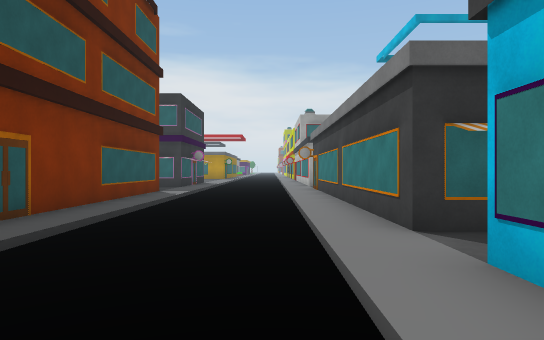
view 1 (above)

24 first-person views from a walk through a scene from a Unity 3-D project. The camera is 1.5 m above the floor, looks level and sees 75° across. The floor is counted in squares, 2 m on a side. Each view is taken from the middle of a square. On the plan, view 1 faces up. The plan holds only what a view shows up to about 11 squares ahead; the rest is blank. The place goes on beyond the plan. Some animated figures are left out. Some surface patterns are stand-ins.

view 2
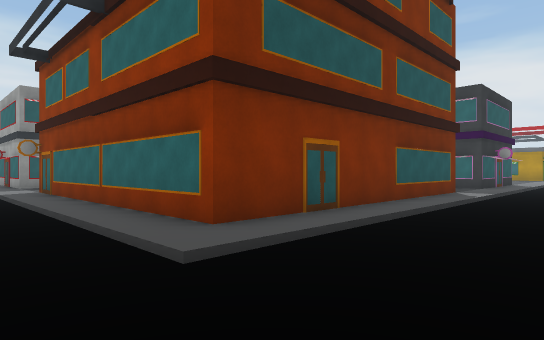

view 3
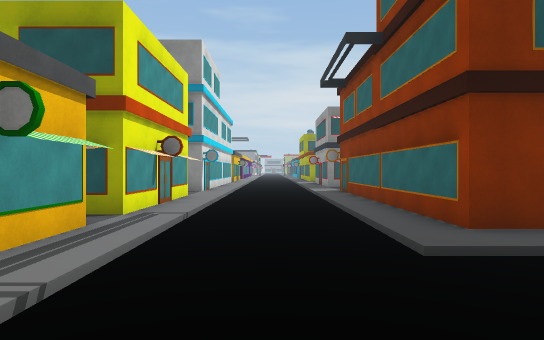

view 4
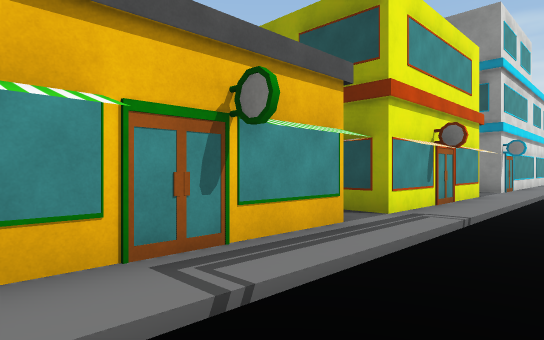

view 5
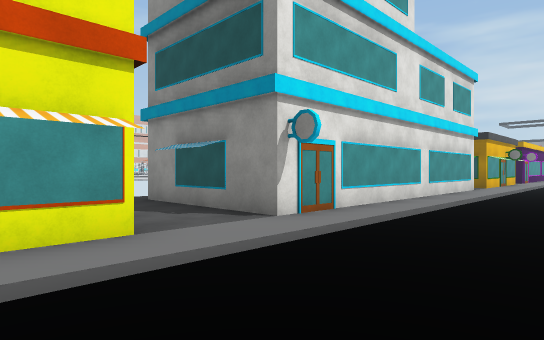

view 6
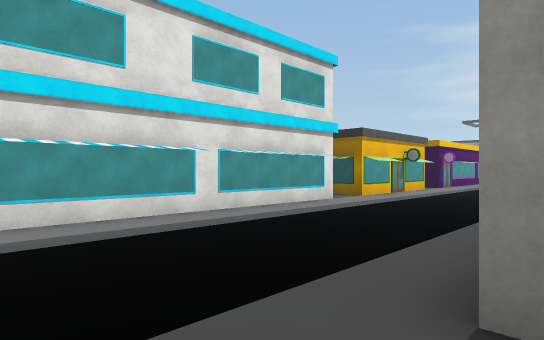

view 7
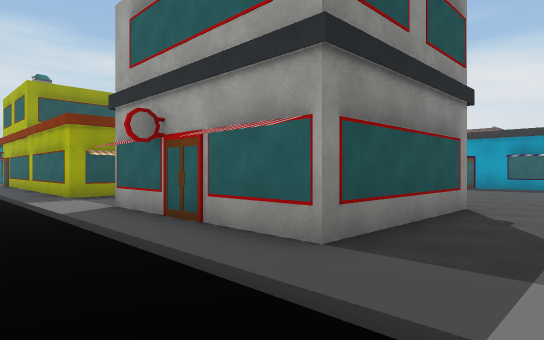

view 8
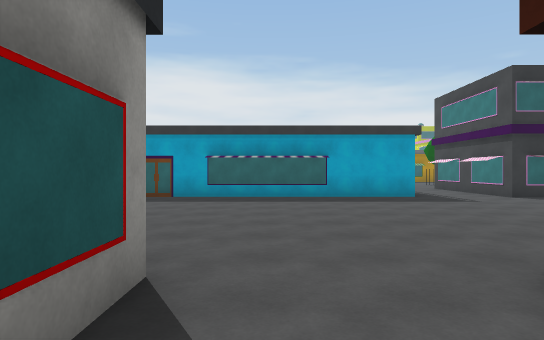

view 9
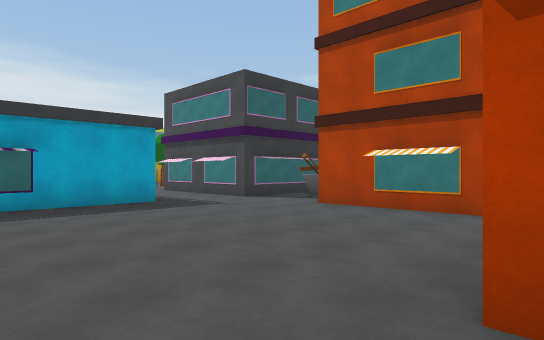

view 10
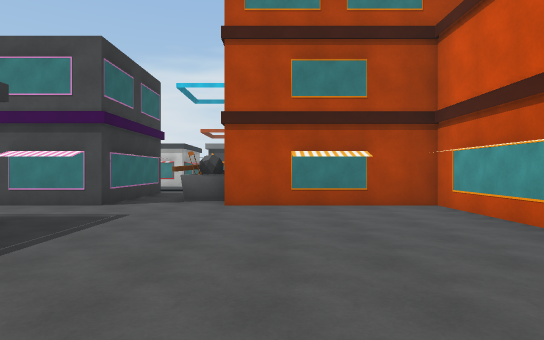

view 11
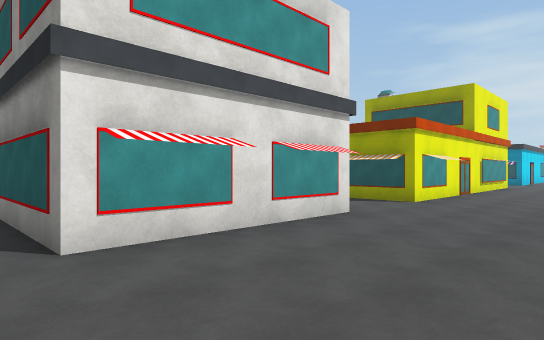

view 12
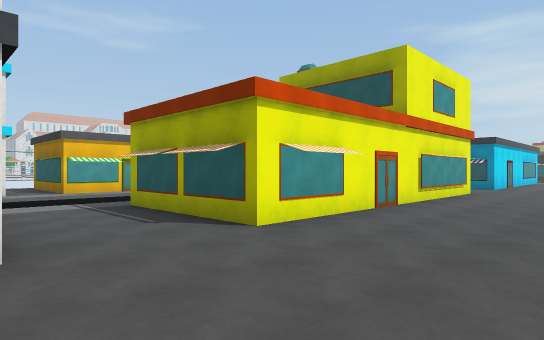

view 13
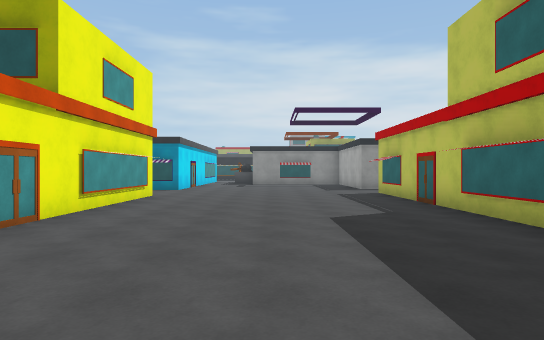

view 14
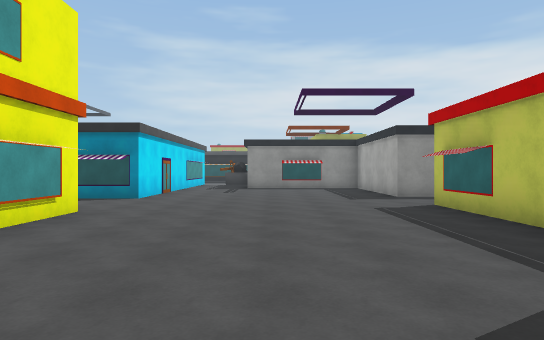

view 15
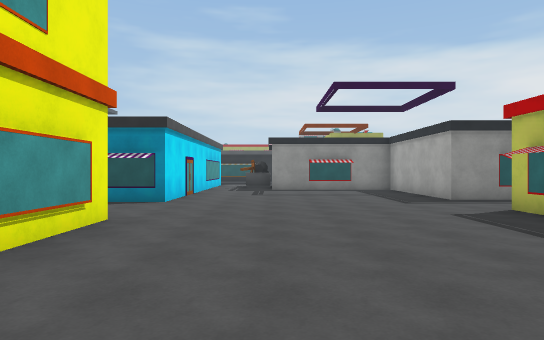

view 16
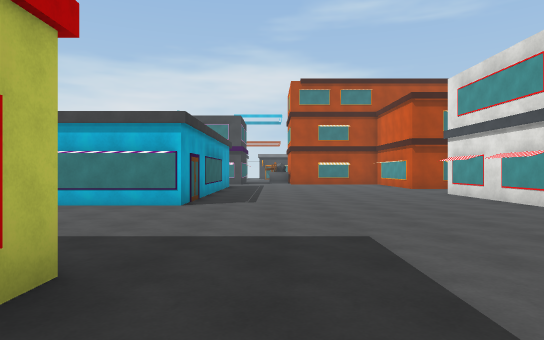

view 17
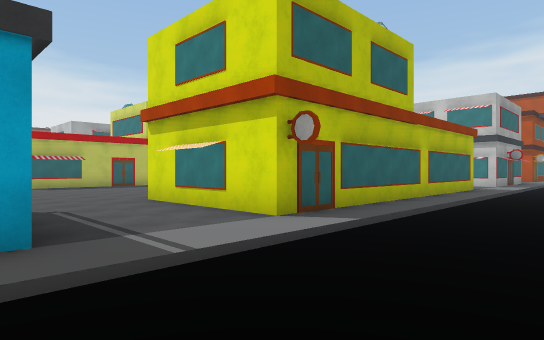

view 18
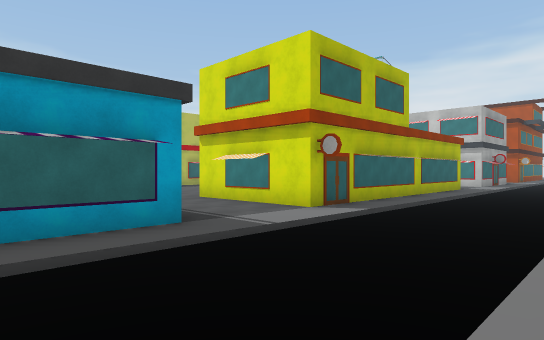

view 19
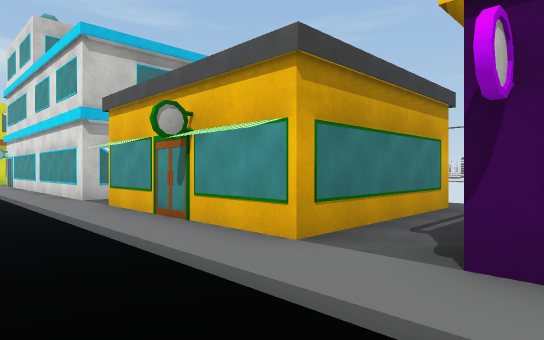

view 20
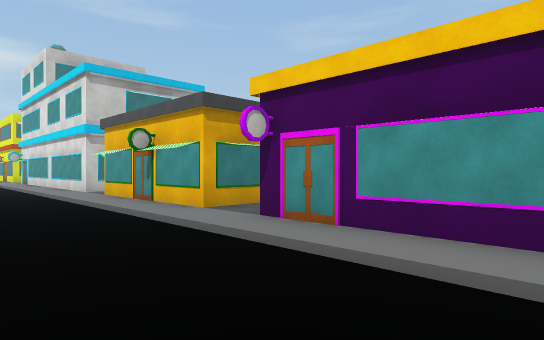

view 21
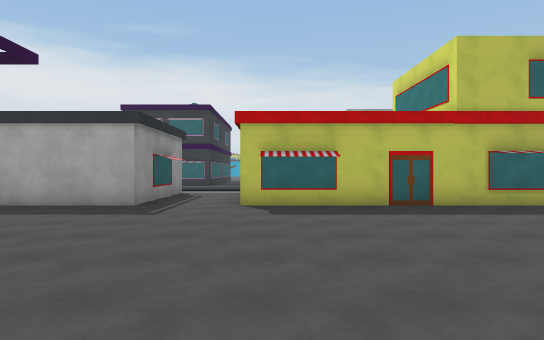

view 22
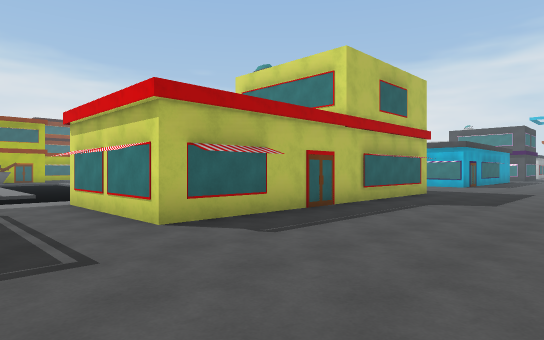

view 23
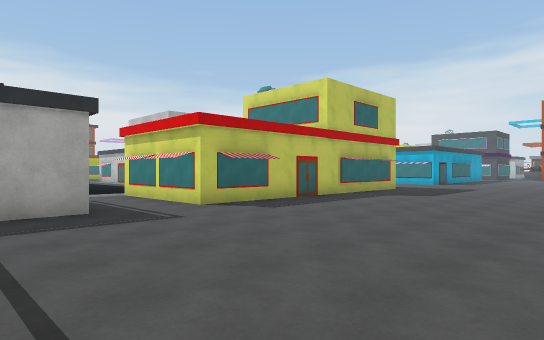

view 24
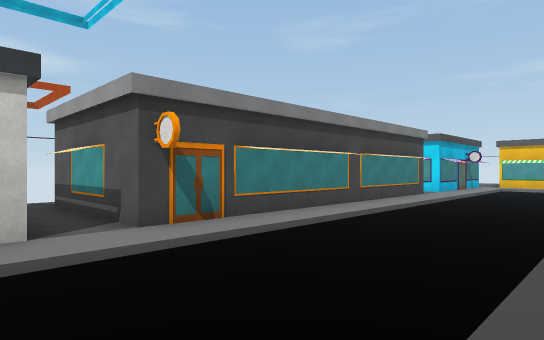

### Floor plan
Key: @ floor where view 1 was taken; # wall or solid block; . main floor; - floor 0.25 m lower than the main floor; B building; O other object.
Columns run from 37 left of view 1 to 5 right of it. Each row starts with its distance up from view 1.
 17   #..#             #
 16   B..#           ..#        ..#
 15   #..#         ....#        ..##  .
 14 ###..####BBBBB.....###BBB###..B###    .B  B
 13 ...................................-  .####
 12 ...............................OO..-  .#
 11 ..............................B  B.---B#
 10 ..............................B  B.---B#
  9 ..............................B  B.---B#
  8 ..............................B  B.---.#
  7 ..............................B  B.---B#
  6 ###B..B########...B####..#####B  B.---B#
  5    B..#       #...    #.         B.---B#
  4    B..#       #...    #..        B. --.#
  3    B..BBBBB####...B####..#####BBBB. --.B
  2 BBB................................ --B
  1      -------------------   -------    B
  0      --------------------  ------    @.
 -1   -----------------------  ----------
 -2 . BBBBBB..............................
 -3         #.#####..#########..#####.####
 -4          BB              #..          B
 -5          BB              #.           B
 -6           #              #.

Positions as (right, up) in squares from view 1, and headings:
1: (0, 0), facing up
2: (0, 0), facing up-left
3: (1, 0), facing left
4: (0, 0), facing down-left
5: (-8, 1), facing down-left
6: (-13, 3), facing down-left
7: (-13, 0), facing up-left
8: (-14, 4), facing up
9: (-14, 6), facing up-right
10: (-15, 10), facing right
11: (-14, 10), facing down-left
12: (-19, 10), facing down-left
13: (-21, 10), facing left
14: (-25, 10), facing left
15: (-26, 9), facing left
16: (-26, 12), facing right
17: (-35, -1), facing up-right
18: (-37, -2), facing up-right
19: (-29, 0), facing down-right
20: (-32, 1), facing down-right
21: (-32, 6), facing up
22: (-35, 9), facing up-right
23: (-37, 7), facing up-right
24: (-3, 15), facing down-right
